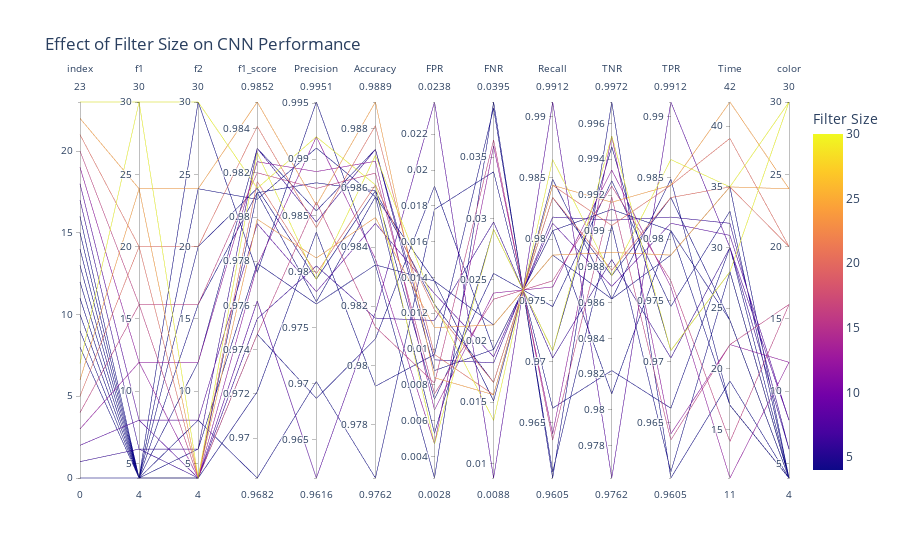

Source (notebook cell):
### Markdown cell above
---

### Code cell
fig = px.parallel_coordinates(forviz, color=forviz['f1'],title='Effect of Filter Size on CNN Performance')

fig.update_layout(
    xaxis=dict(title='Metric'),
    yaxis=dict(title='Value'),
    coloraxis=dict(colorbar=dict(title='Filter Size')),
    legend=dict(title='Filter Size'),
)

fig.show()
